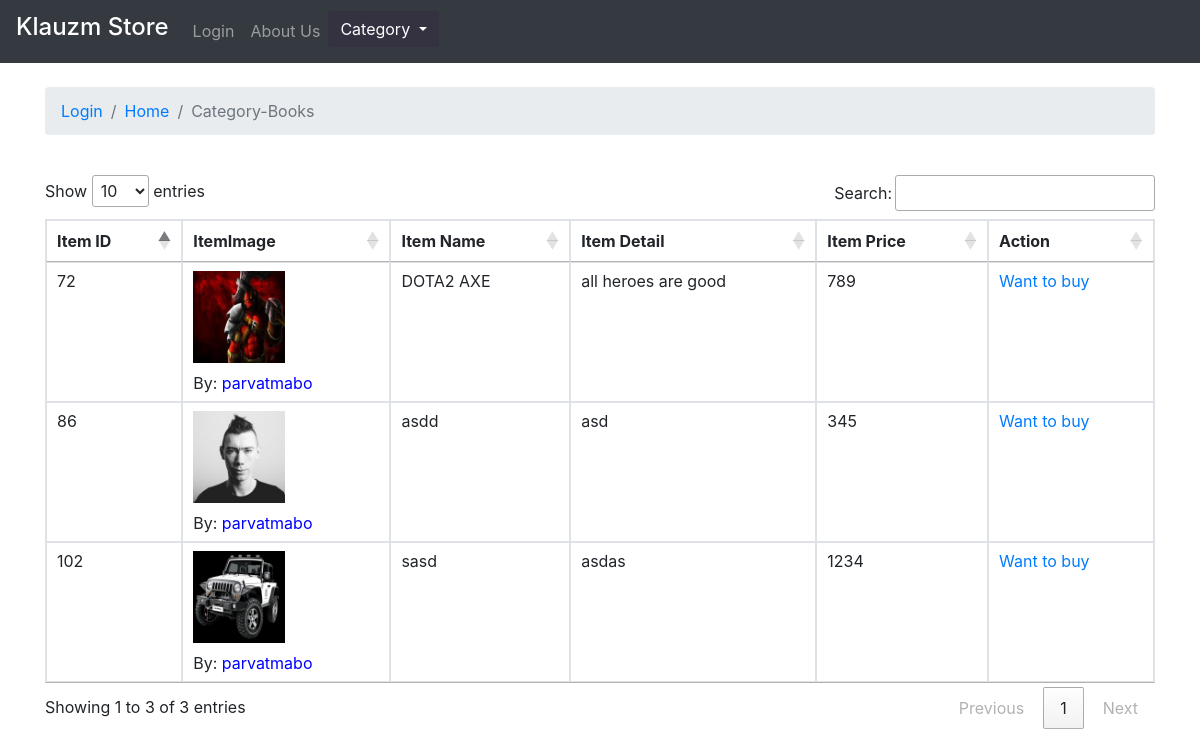
Screenshot of /bower/category.php?cat=3 with the database file from the repository.
### tables this page shows
CREATE TABLE `category` (
  `cid` int(123) NOT NULL,
  `createdby` int(123) NOT NULL,
  `ncategory` varchar(123) NOT NULL,
  `scategory` varchar(123) NOT NULL,
  `createdat` timestamp NOT NULL DEFAULT CURRENT_TIMESTAMP,
  `updatedat` timestamp NOT NULL DEFAULT CURRENT_TIMESTAMP ON UPDATE CURRENT_TIMESTAMP
);

CREATE TABLE `istore` (
  `id` int(11) NOT NULL,
  `uid` int(123) NOT NULL,
  `iname` varchar(255) NOT NULL,
  `idetail` varchar(255) NOT NULL,
  `iprice` int(11) NOT NULL,
  `createdat` timestamp(6) NOT NULL DEFAULT CURRENT_TIMESTAMP(6),
  `updatedat` timestamp(6) NOT NULL DEFAULT CURRENT_TIMESTAMP(6) ON UPDATE CURRENT_TIMESTAMP(6),
  `event` varchar(123) NOT NULL,
  `istatus` varchar(123) NOT NULL,
  `icategory` varchar(123) NOT NULL
);

CREATE TABLE `user` (
  `uid` int(11) NOT NULL,
  `uname` varchar(255) DEFAULT NULL,
  `uemail` varchar(255) DEFAULT NULL,
  `upw` varchar(11) DEFAULT NULL
);

### bower/classCategory.php (called while the page is built, shortened)
<?php
class Category
{
          function categorysInfo($cId){
            $conn=new Server;
            $con=$conn->connect();
            $stmt = $con->prepare('SELECT * FROM category where cid=?');
            $stmt->bindParam(1, $cId, PDO::PARAM_INT);
            $stmt->execute();
            $roow = $stmt->fetch(PDO::FETCH_ASSOC);
            return $roow;
          }
}
?>

### bower/product.php (called while the page is built, shortened)
<?php
class Product
{
         function getcsProduct($cat)
         {
           $conn = new Server;
           $con = $conn->connect();
           $getU = $con->prepare("SELECT istore.*,iimage.ipic,user.uname,category.* FROM istore INNER JOIN iimage ON istore.istatus='on'and istore.icategory=? and istore.id=iimage.id LEFT JOIN user ON user.uid = istore.uid  INNER JOIN category ON istore.icategory = category.cid and category.scategory='on'  GROUP BY istore.id");
           $getU->bindParam(1,$cat,PDO::PARAM_INT);
           $getU->execute();
           $harray = [];
           while ($roow =  $getU->fetch(PDO::FETCH_ASSOC)) {
               $harray[] = $roow;
           }
           return $harray;
           }
}
?>

### bower/category.php (the view, shortened to what this page needs)
<?php
require("unity.php");
$cat=$_GET['cat'];
$product = $pt->getcsProduct($cat);
$icount=count($product);
$categorysInfo=$ct->categorysInfo($cat);
?>
<html>
<head>
  <link rel="stylesheet" href="/bower/bower_components/bootstrap/dist/css/bootstrap.min.css">
  <link rel="stylesheet" href="https://cdnjs.cloudflare.com/ajax/libs/font-awesome/4.7.0/css/font-awesome.min.css">
  <link rel="stylesheet" type="text/css" href="https://cdn.datatables.net/1.10.16/css/jquery.dataTables.css">
</head>
<body>
  <nav class="navbar navbar-expand-md bg-dark navbar-dark">
    <a class="navbar-brand" href="home.php"><h4>Klauzm Store</h4></a>
    <div class="collapse navbar-collapse" id="collapsibleNavbar">
      <ul class="navbar-nav">
        <li class="nav-item">
          <a class="nav-link" href="login.php">Login</a>
        </li>
        <li class="nav-item">
          <a class="nav-link" href="#">About Us</a>
        </li>
        <li class="nav-item">
          <div class="dropdown">
              <button class="btn btn-default dropdown-toggle" type="button" data-toggle="dropdown" style="border:0px;background-color:#343140;color:white;">Category
              <span class="caret"></span></button>
          </div>
        </li>
      </ul>
    </div>
  </nav>
  <br>
  <div class="container">
     <nav aria-label="breadcrumb">
      <ol class="breadcrumb">
       <li class="breadcrumb-item"><a href="login.php">Login</a></li>
       <li class="breadcrumb-item"><a href="home.php">Home</a></li>
       <li class="breadcrumb-item active" aria-current="page">Category-<?= $categorysInfo['ncategory'] ?></li>
      </ol>
     </nav>
   </div><br>
<div class="container">
<table id="toop" class="table table-bordered">
   <thead>
     <tr>
       <th>Item ID</th>
       <th>ItemImage</th>
       <th>Item Name</th>
       <th>Item Detail</th>
       <th>Item Price</th>
        <th>Action</th>
    </tr>
   </thead>
   <tbody>
     <?php
        for ($i = 0;$i<$icount;$i++) { ?>
     <tr>
       <td><?= $product[$i]['id']?></td>
       <td><img src="<?= $product[$i]['ipic'] ?>" height="92" width="92">
       <div style="margin-top:10px;">By: <a href="#" style="color:blue;"> <?= $product[$i]['uname'] ?></a></div></td>
       <td><?= $product[$i]['iname']?></td>
       <td><?= $product[$i]['idetail']?></td>
       <td><?= $product[$i]['iprice']?></td>
       <td><a href="homeinfo.php?cat=<?=$cat?>&p=<?=$product[$i]['id']?>&q=<?=$product[$i]['uid']?>  ">Want to buy</a></td>
     </tr>
     <?php } ?>
   </tbody>
 </table>
</div>
</body>
</html>

### rows the page displays
category: ncategory "Books"
istore: id "72", shows a picture, uid.uname "parvatmabo", iname "DOTA2 AXE", idetail "all heroes are good", iprice "789"
istore: id "86", shows a picture, uid.uname "parvatmabo", iname "asdd", idetail "asd", iprice "345"
istore: id "102", shows a picture, uid.uname "parvatmabo", iname "sasd", idetail "asdas", iprice "1234"
